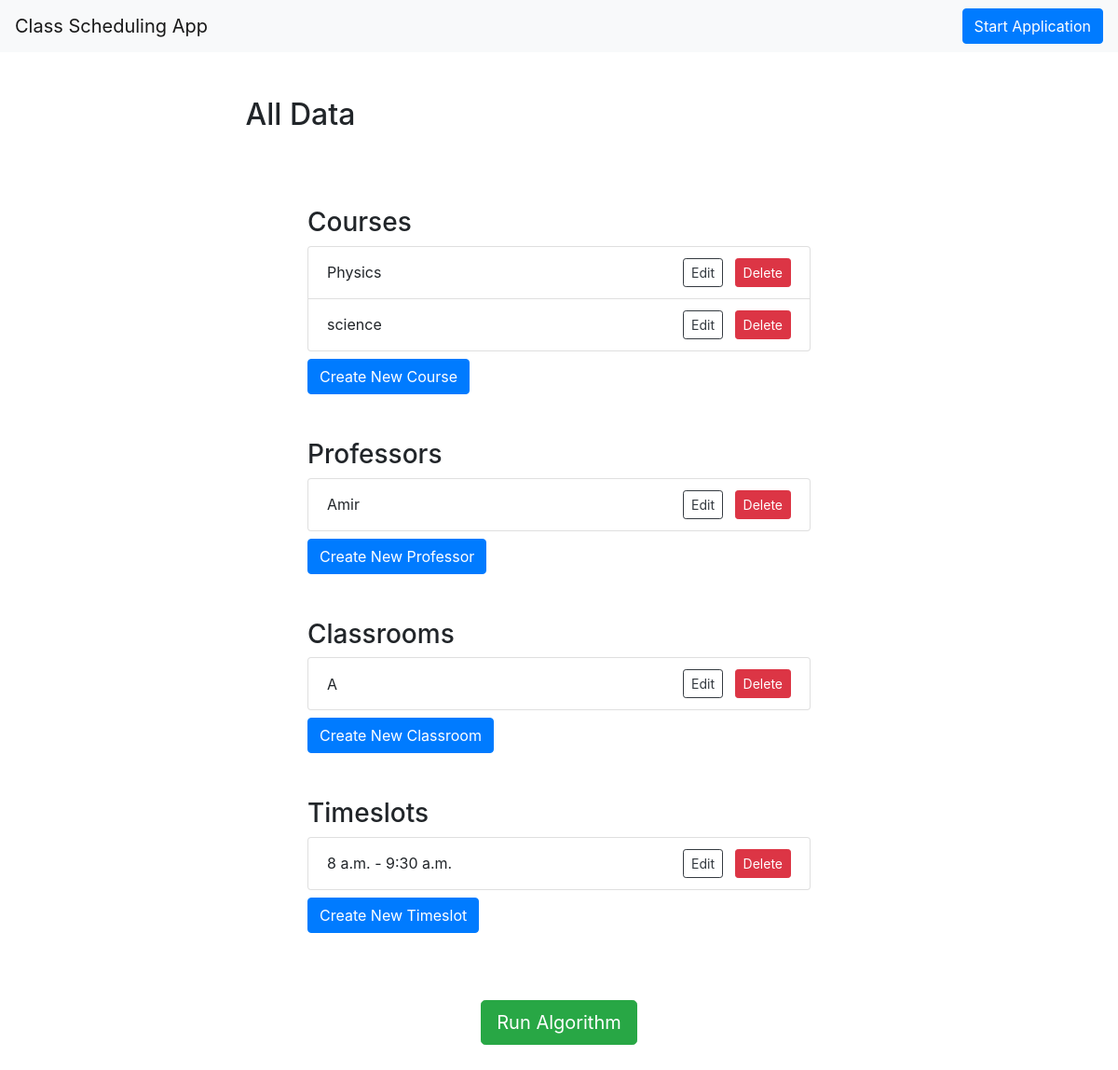
The page /all-data/ on the database as committed earlier.
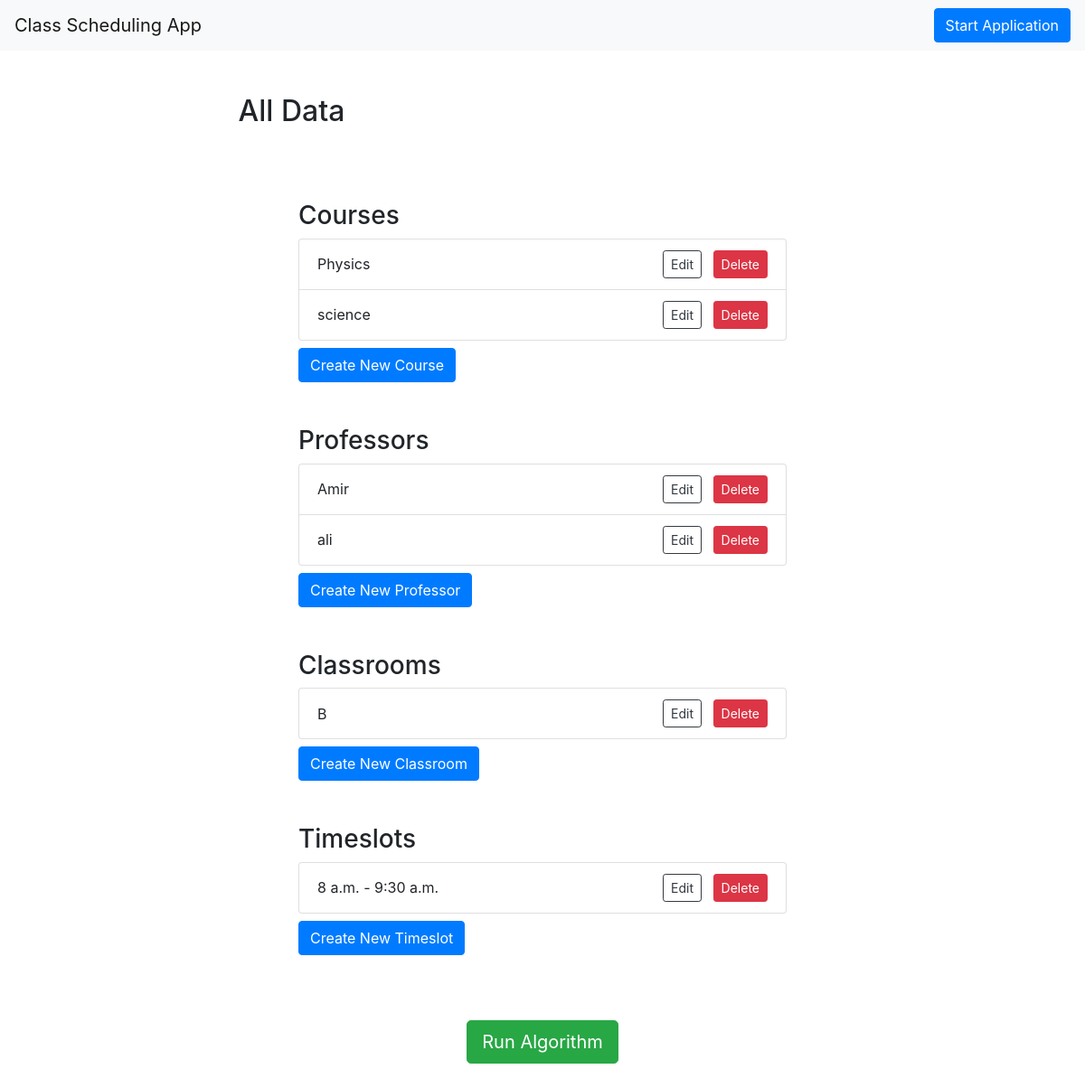
The same page on the database as committed later.
### timetable/models.py (models this page shows, shortened)
class Course(models.Model):
    name = models.CharField(max_length=100)

class Professor(models.Model):
    name = models.CharField(max_length=100)
    courses_taught = models.ManyToManyField(Course)

class Classroom(models.Model):
    name = models.CharField(max_length=100)
    is_lab = models.BooleanField(default=False)

class TimeSlot(models.Model):
    start_time = models.TimeField()
    end_time = models.TimeField()

### timetable/views.py (the view)
# urls.py: path('all-data/', views.AllDataView.as_view(), name='all_data'),
class AllDataView(View):
    template_name = 'timetable/all_data.html'
    def get(self, request):
        courses = Course.objects.all().order_by('name')
        professors = Professor.objects.all().order_by('name')
        classrooms = Classroom.objects.all().order_by('name')
        timeslots = TimeSlot.objects.all().order_by('start_time')
        return render(request, self.template_name, {
            'courses': courses,
            'professors': professors,
            'classrooms': classrooms,
            'timeslots': timeslots,
        })

### templates/timetable/all_data.html
{% extends 'base.html' %}
{% block content %}
  <div class="container"><br><br>
    <h2 class="text-center col-md-6">All Data</h2><br><br>
    <div class="row mt-4 justify-content-center">
      <div class="col-md-6">
        <h3>Courses</h3>
        <ul class="list-group">
          {% for course in courses %}
            <li class="list-group-item d-flex align-items-center">
              <div class="flex-grow-1">
                {{ course.name }}
              </div>
              <div class="ml-2">
                <a href="{% url 'update_course' course.pk %}" class="btn btn-sm btn-outline-dark">Edit</a>
                <a href="{% url 'delete_course' course.pk %}" class="btn btn-sm btn-danger ml-2">Delete</a>
              </div>
            </li>
          {% endfor %}
        </ul>
        <a href="{% url 'create-course' %}" class="btn btn-md btn-primary mt-2">Create New Course</a>
      </div>
    </div><br><br>
    <div class="row justify-content-center">
      <div class="col-md-6">
        <h3>Professors</h3>
        <ul class="list-group">
          {% for professor in professors %}
            <li class="list-group-item d-flex align-items-center">
              <div class="flex-grow-1">
                {{ professor.name }}
              </div>
              <div class="ml-2">
                <a href="{% url 'update_professor' professor.pk %}" class="btn btn-sm btn-outline-dark">Edit</a>
                <a href="{% url 'delete_professor' professor.pk %}" class="btn btn-sm btn-danger ml-2">Delete</a>
              </div>
            </li>
          {% endfor %}
        </ul>
        <a href="{% url 'create-professor' %}" class="btn btn-md btn-primary mt-2">Create New Professor</a>
      </div>
    </div><br><br>
    <div class="row justify-content-center">
      <div class="col-md-6">
        <h3>Classrooms</h3>
        <ul class="list-group">
          {% for classroom in classrooms %}
            <li class="list-group-item d-flex align-items-center">
              <div class="flex-grow-1">
                {{ classroom.name }}
              </div>
              <div class="ml-2">
                <a href="{% url 'update_classroom' classroom.pk %}" class="btn btn-sm btn-outline-dark">Edit</a>
                <a href="{% url 'delete_classroom' classroom.pk %}" class="btn btn-sm btn-danger ml-2">Delete</a>
              </div>
            </li>
          {% endfor %}
        </ul>
        <a href="{% url 'create-classroom' %}" class="btn btn-md btn-primary mt-2">Create New Classroom</a>
      </div>
    </div><br><br>
    <div class="row justify-content-center">
      <div class="col-md-6">
        <h3>Timeslots</h3>
        <ul class="list-group">
          {% for timeslot in timeslots %}
            <li class="list-group-item d-flex align-items-center">
              <div class="flex-grow-1">
                {{ timeslot.start_time }} - {{ timeslot.end_time }}
              </div>
              <div class="ml-2">
                <a href="{% url 'update_timeslot' timeslot.pk %}" class="btn btn-sm btn-outline-dark">Edit</a>
                <a href="{% url 'delete_timeslot' timeslot.pk %}" class="btn btn-sm btn-danger ml-2">Delete</a>
              </div>
            </li>
          {% endfor %}
        </ul>
        <a href="{% url 'create-timeslot' %}" class="btn btn-md btn-primary mt-2">Create New Timeslot</a>
      </div>
    </div>
  </div><br><br>
  <div class="row justify-content-center">
    <div class="col-md-6 text-center">
      <a href="{% url 'run_algorithm' %}" class="btn btn-lg btn-success mt-4">Run Algorithm</a>
    </div>
  </div><br><br>
{% endblock %}

### templates/base.html (shortened to what this page needs)
{% load static %}
<!DOCTYPE html>
<html lang="en">
<head>
    <link rel="stylesheet" href="https://maxcdn.bootstrapcdn.com/bootstrap/4.5.2/css/bootstrap.min.css">
</head>
<body>
    <nav class="navbar navbar-light bg-light justify-content-between">
        <a class="navbar-brand" href="{% url 'index' %}">Class Scheduling App</a>
        <form class="form-inline">
          <a href="{% url 'all_data' %}" class="btn btn-primary">Start Application</a>
        </form>
      </nav>
    {% block content %}
    {% endblock %}
</body>
</html>

Rows that differ between the two databases and show on the page:
removed Classroom: name "A"
added Professor: name "ali"
added Classroom: name "B"
